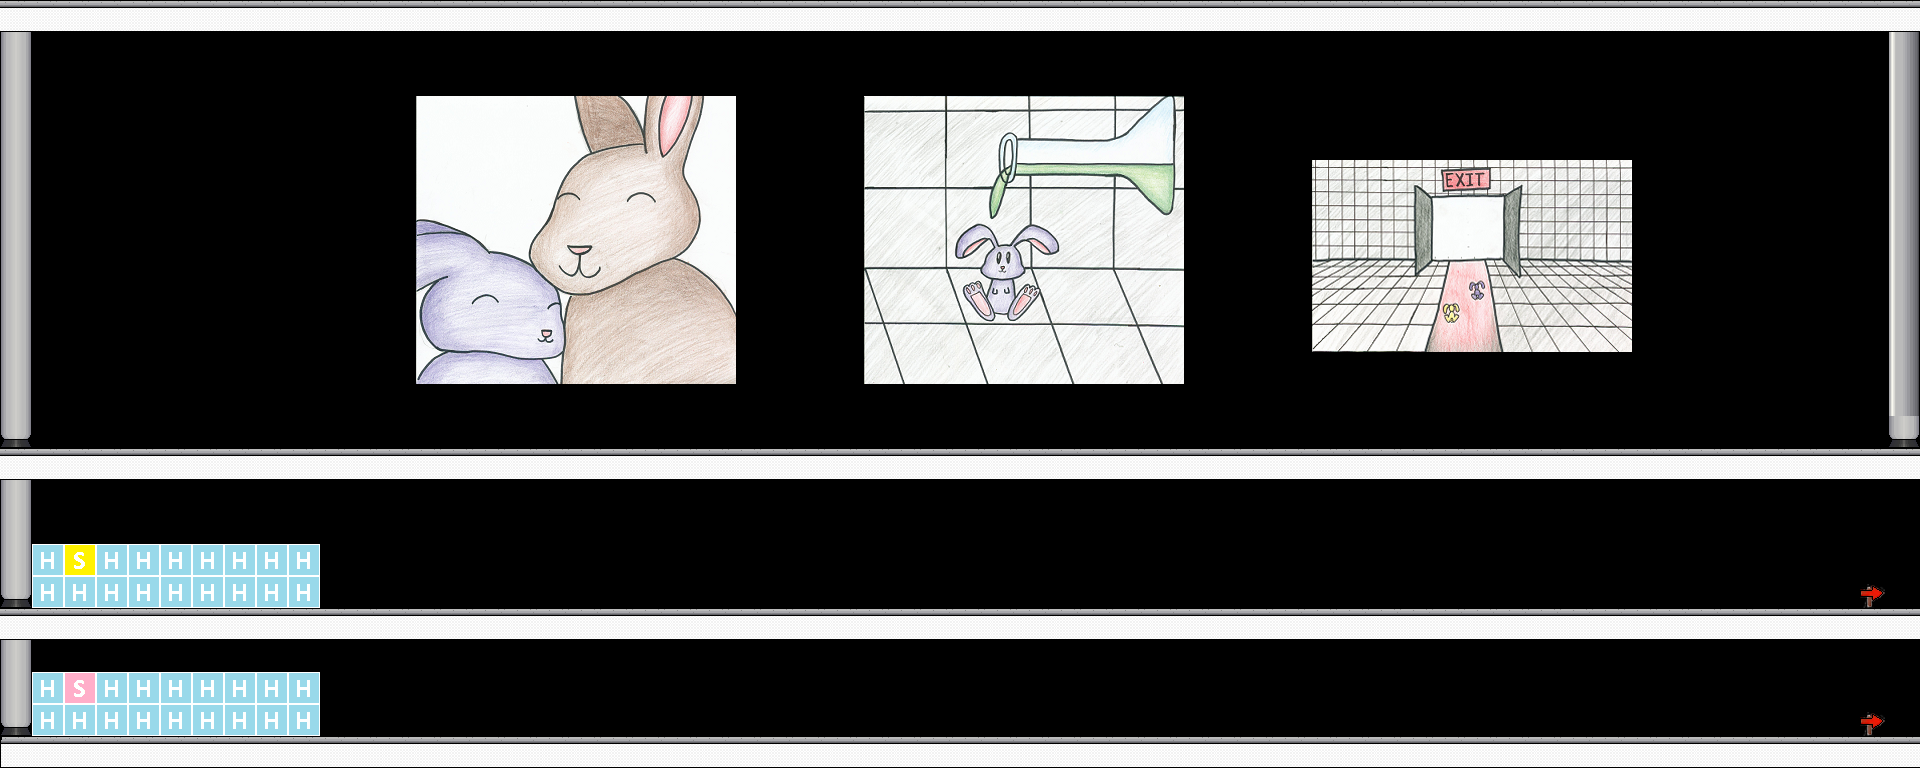

This is a level from a 2D game, rendered from its Tiled map with the project's own tilesets. A one-line summary and the map file follow, with tile-layer data summarised:
An orthogonal 60x24 tile map with 32x32 px tiles, 8 tile layers (collisions, spikes, help1, help2, ...), 12 tilesets.

<map version="1.0" orientation="orthogonal" width="60" height="24" tilewidth="32" tileheight="32">
 <properties>
  <property name="camera" value="stalking" />
 </properties>
 <tileset firstgid="1" name="betterBunnyDirt" tilewidth="32" tileheight="32">
  <image source="Levels/betterBunnyDirt.png" width="32" height="32" />
 </tileset>
 <tileset firstgid="2" name="bunnyTile" tilewidth="32" tileheight="32">
  <image source="Levels/bunnyTile.png" width="32" height="32" />
 </tileset>
 <tileset firstgid="3" name="perspective_walls" tilewidth="32" tileheight="32">
  <image source="Levels/perspective_walls.png" width="256" height="256" />
 </tileset>
 <tileset firstgid="67" name="markers" tilewidth="32" tileheight="32">
  <image source="Levels/levelMarkers.png" width="128" height="128" />
 </tileset>
 <tileset firstgid="83" name="lab-sheet" tilewidth="32" tileheight="32">
  <image source="lab-sheet.png" width="128" height="96" />
 </tileset>
 <tileset firstgid="95" name="arrows" tilewidth="32" tileheight="32">
  <image source="arrows.png" width="128" height="64" />
 </tileset>
 <tileset firstgid="103" name="new lab" tilewidth="32" tileheight="32">
  <image source="../new-assets/tiles/normal/lab-sheet-2.png" width="96" height="192" />
 </tileset>
 <tileset firstgid="121" name="bunny-with-mother" tilewidth="32" tileheight="32">
  <image source="../new-assets/backstory/bunny-with-mother.png" width="320" height="294" />
 </tileset>
 <tileset firstgid="211" name="bunny-acid-pour" tilewidth="32" tileheight="32">
  <image source="../new-assets/backstory/bunny-acid-pour.png" width="320" height="300" />
 </tileset>
 <tileset firstgid="301" name="bunny-escaping" tilewidth="32" tileheight="32">
  <image source="../new-assets/backstory/bunny-escaping.png" width="320" height="203" />
 </tileset>
 <tileset firstgid="361" name="black tile" tilewidth="32" tileheight="32">
  <image source="../new-assets/background/black tile.png" width="32" height="32" />
 </tileset>
 <tileset firstgid="362" name="lab-sheet-2" tilewidth="32" tileheight="32">
  <image source="../new-assets/tiles/normal/lab-sheet-2.png" width="96" height="192" />
 </tileset>
 <layer name="collisions" width="60" height="24">
  <data>[1440 cells, 273 non-empty, 6 distinct tile ids]</data>
 </layer>
 <layer name="spikes" width="60" height="24">
  <data>[1440 cells, 0 non-empty, 0 distinct tile ids]</data>
 </layer>
 <layer name="help1" width="60" height="24">
  <properties>
   <property name="b" value="0" />
   <property name="g" value="0" />
   <property name="r" value="0" />
   <property name="text" value="Press right" />
   <property name="x" value="60" />
   <property name="y" value="650" />
  </properties>
  <data>[1440 cells, 18 non-empty, 1 distinct tile ids]</data>
 </layer>
 <layer name="help2" width="60" height="24">
  <properties>
   <property name="b" value="0" />
   <property name="g" value="0" />
   <property name="r" value="0" />
   <property name="text" value="Press d" />
   <property name="x" value="60" />
   <property name="y" value="480" />
  </properties>
  <data>[1440 cells, 18 non-empty, 1 distinct tile ids]</data>
 </layer>
 <layer name="directions" width="60" height="24">
  <data>[1440 cells, 2 non-empty, 1 distinct tile ids]</data>
 </layer>
 <layer name="players" width="60" height="24">
  <properties>
   <property name="visible" value="0" />
  </properties>
  <data>[1440 cells, 2 non-empty, 2 distinct tile ids]</data>
 </layer>
 <objectgroup name="level markers" width="60" height="24" />
 <layer name="background" width="60" height="24" opacity="0.73">
  <data>[1440 cells, 754 non-empty, 1 distinct tile ids]</data>
 </layer>
 <layer name="history" width="60" height="24">
  <data>[1440 cells, 240 non-empty, 240 distinct tile ids]</data>
 </layer>
</map>
